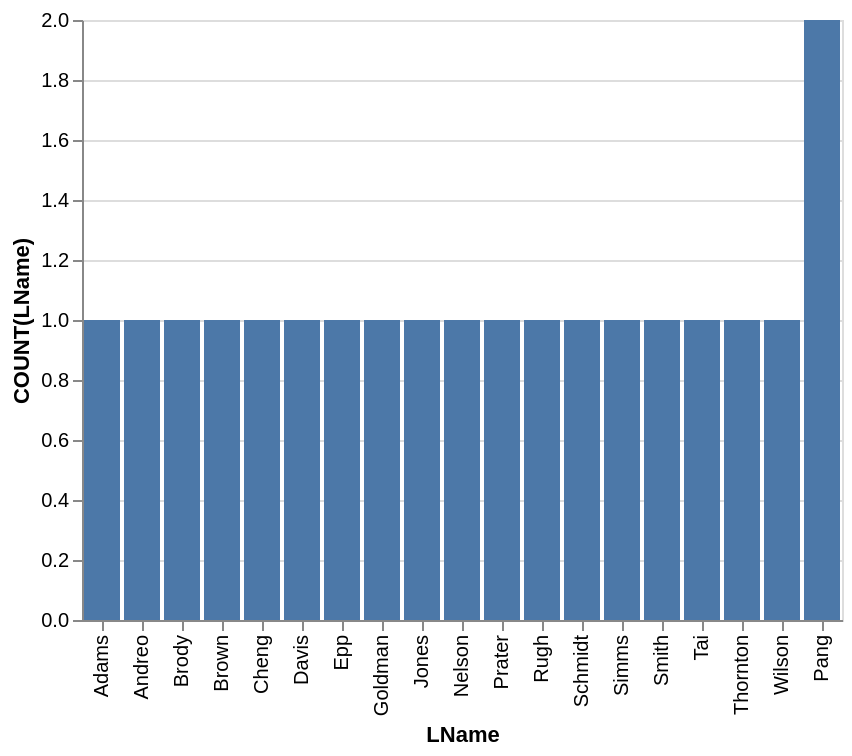

Source (Vega-Lite JSON):
### Vega-Lite specification from a JSON file in a GitHub repository (floating-point values rounded to 4 significant figures)
{"data": {"values": [{"x_data": "Adams", "y_data": 1}, {"x_data": "Andreo", "y_data": 1}, {"x_data": "Brody", "y_data": 1}, {"x_data": "Brown", "y_data": 1}, {"x_data": "Cheng", "y_data": 1}, {"x_data": "Davis", "y_data": 1}, {"x_data": "Epp", "y_data": 1}, {"x_data": "Goldman", "y_data": 1}, {"x_data": "Jones", "y_data": 1}, {"x_data": "Nelson", "y_data": 1}, {"x_data": "Prater", "y_data": 1}, {"x_data": "Rugh", "y_data": 1}, {"x_data": "Schmidt", "y_data": 1}, {"x_data": "Simms", "y_data": 1}, {"x_data": "Smith", "y_data": 1}, {"x_data": "Tai", "y_data": 1}, {"x_data": "Thornton", "y_data": 1}, {"x_data": "Wilson", "y_data": 1}, {"x_data": "Pang", "y_data": 2}]}, "mark": "bar", "encoding": {"x": {"field": "x_data", "type": "nominal", "title": "LName", "sort": {"op": "sum", "field": "y_data", "order": "ascending"}}, "y": {"field": "y_data", "type": "quantitative", "title": "COUNT(LName)"}}}
